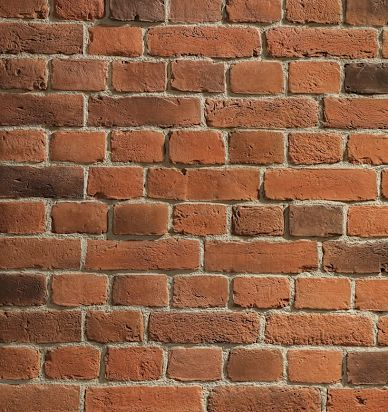
#> input picture src/renderer/brick.png, 388 x 412 px, found by its file name
$ python analyze_brick_detail.py
#> lines starting #> are read from the running program, lines starting #| are printed output that depends on the picture
import numpy as np
from PIL import Image

img_path = r"C:\Dev\AeoEngine\.assets\textures\brick.png"
img = Image.open(img_path)
#> img is the input picture: PIL image 388x412 RGBA; mean R, G, B, A 144, 95.4, 67.2, 255
arr = np.array(img.convert("L"), dtype=np.int32)
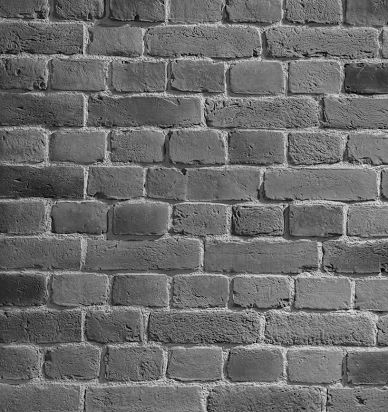
#> arr: shape (412, 388) int32; min 3, max 242, mean 106.7
h, w = arr.shape
#> h = 412; w = 388

# Let's count how many rows have a very low variance or distinct grout line signature
# or let's find the standard deviation along rows and columns.
print(f"Image width: {w}, height: {h}")
#| Image width: 388, height: 412

# Let's look for continuous lines. A grout line across the whole image would have a very consistent color or high gradient across the whole row/column.
# Let's check the average gradient of each row across the entire width:
row_grads = np.mean(np.abs(arr[1:, :] - arr[:-1, :]), axis=1)
#> row_grads = 411 values, max 38.07 at index 128, min 7.06 at index 260, mean 17.57
col_grads = np.mean(np.abs(arr[:, 1:] - arr[:, :-1]), axis=0)
#> col_grads = 387 values, max 26.23 at index 83, min 8.75 at index 385, mean 15.09

# Let's find prominent local maxima in row gradients and col gradients
print("\nTop 15 most prominent row gradient indices (potential horizontal grout lines):")
top_rows = np.argsort(row_grads)[::-1][:20]
#> top_rows = 20 values, max 381 at index 18, min 55 at index 3, mean 210.9
print(sorted(top_rows))
#| [55, 56, 57, 92, 126, 127, 128, 164, 199, 201, 203, 235, 273, 274, 309, 310, 341, 342, 346, 381]

print("\nTop 15 most prominent col gradient indices (potential vertical grout lines):")
top_cols = np.argsort(col_grads)[::-1][:20]
#> top_cols = 20 values, max 347 at index 18, min 47 at index 17, mean 198.4
print(sorted(top_cols))
#| [47, 82, 83, 85, 86, 87, 106, 166, 203, 224, 225, 227, 282, 283, 285, 286, 287, 288, 289, 347]

# Let's look at the actual row profiles. Let's find the rows where the image is exceptionally dark or bright (grout color)
row_means = np.mean(arr, axis=1)
#> row_means = 412 values, max 148.2 at index 347, min 87.43 at index 269, mean 106.7
col_means = np.mean(arr, axis=0)
#> col_means = 388 values, max 129.6 at index 340, min 73.91 at index 0, mean 106.7

print("\nRows with local minima/maxima of intensity:")
# Let's find rows where intensity changes sharply, or let's measure the actual brick dimensions by finding bounding boxes of connected components after thresholding, if the bricks are distinct.
# Let's print out a few slices or do a simple auto-correlation to find the exact period of bricks.
row_autocorr = np.correlate(row_means - np.mean(row_means), row_means - np.mean(row_means), mode='full')[h-1:]
#> row_autocorr = 412 values, max 51848.3 at index 0, min -13442.3 at index 51, mean 62.92
col_autocorr = np.correlate(col_means - np.mean(col_means), col_means - np.mean(col_means), mode='full')[w-1:]
#> col_autocorr = 388 values, max 51313 at index 0, min -17056.6 at index 276, mean 66.12

print(f"Row autocorrelation peaks (periodicity in height):")
for i in range(1, 100):
    if i < len(row_autocorr)-1 and row_autocorr[i] > row_autocorr[i-1] and row_autocorr[i] > row_autocorr[i+1]:
        print(f"  Lag {i}: {row_autocorr[i]:.1f}")
#> this loop made 99 passes
#|   Lag 36: 33998.3
#|   Lag 52: -13314.0
#|   Lag 72: 31025.6
#|   Lag 89: -8804.3

print(f"Col autocorrelation peaks (periodicity in width):")
for i in range(1, 100):
    if i < len(col_autocorr)-1 and col_autocorr[i] > col_autocorr[i-1] and col_autocorr[i] > col_autocorr[i+1]:
        print(f"  Lag {i}: {col_autocorr[i]:.1f}")

# Let's analyze individual bricks manually or by finding rectangles.
# Let's print out the exact coordinates where grout lines are found.
# Let's look at row_grads peaks again with a proper threshold.
import scipy.signal
try:
    r_peaks, _ = scipy.signal.find_peaks(row_grads, distance=15, prominence=2)
#> r_peaks = [26, 55, 92, 128, 164, 199, 235, 252, 273, 310, 346, 363, 381, 399]
    c_peaks, _ = scipy.signal.find_peaks(col_grads, distance=15, prominence=2)
#> c_peaks = [7, 47, 83, 106, 143, 166, 183, 203, 225, 264, 287, 321, 347, 377]
    print(f"\nScipy find_peaks row grout lines: {r_peaks}")
#| Scipy find_peaks row grout lines: [ 26  55  92 128 164 199 235 252 273 310 346 363 381 399]
    print(f"Scipy find_peaks col grout lines: {c_peaks}")
#| Scipy find_peaks col grout lines: [  7  47  83 106 143 166 183 203 225 264 287 321 347 377]
    print(f"Row spacing (brick heights): {np.diff(r_peaks)}")
#| Row spacing (brick heights): [29 37 36 36 35 36 17 21 37 36 17 18 18]
    print(f"Col spacing (brick widths): {np.diff(c_peaks)}")
#| Col spacing (brick widths): [40 36 23 37 23 17 20 22 39 23 34 26 30]
except Exception as e:
    print("Scipy find_peaks failed or not used:", e)
